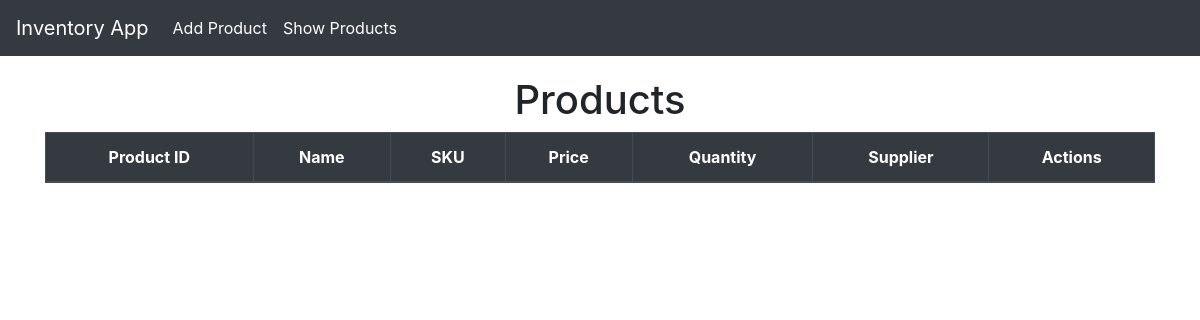
The page /list/ on the database as committed earlier.
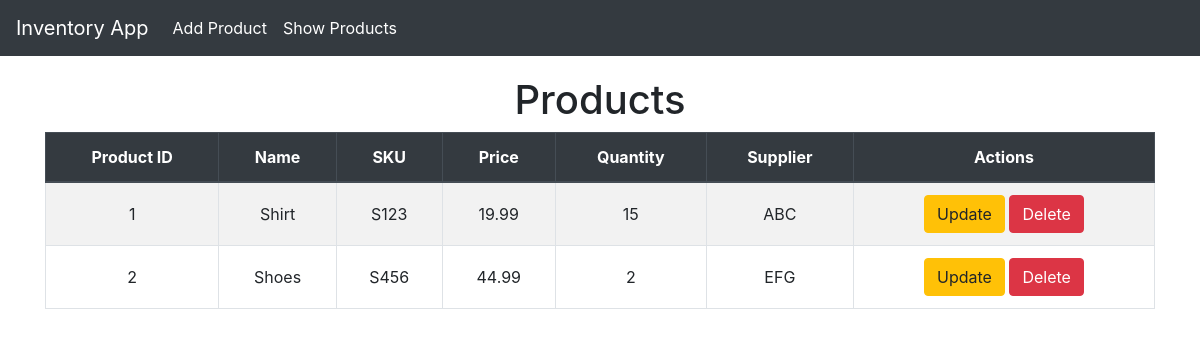
The same page on the database as committed later.
### Project/models.py (models this page shows, shortened)
class Product(models.Model):
    product_id = models.AutoField(primary_key=True)
    name = models.CharField(max_length=100)
    sku = models.CharField(max_length=50, unique=True)
    price = models.FloatField()
    quantity = models.IntegerField()
    supplier = models.CharField(max_length=100)

### Project/views.py (the view)
# urls.py: path('list/', views.product_list_view, name="Product_list"),
def product_list_view(request):
    products = Product.objects.all()
    return render(request, 'Project/product_list.html', {'products': products})

### Project/templates/Project/product_list.html (shortened to what this page needs)
{% extends "Project/layout.html" %}
{% block content %}
<h1 class="text-center">Products</h1>
<table class="table table-bordered table-striped text-center">
    <thead class="thead-dark">
        <tr>
            <th>Product ID</th>
            <th>Name</th>
            <th>SKU</th>
            <th>Price</th>
            <th>Quantity</th>
            <th>Supplier</th>
            <th>Actions</th>
        </tr>
    </thead>
    <tbody>
        {% for product in products %}
        <tr>
            <td>{{ product.product_id }}</td>
            <td>{{ product.name }}</td>
            <td>{{ product.sku }}</td>
            <td>{{ product.price }}</td>
            <td>{{ product.quantity }}</td>
            <td>{{ product.supplier }}</td>
            <td>
                <a href="{% url 'Product_update' product.product_id %}" class="btn btn-warning">
                    Update
                </a>
                <a href="{% url 'Product_delete' product.product_id %}" class="btn btn-danger">
                    Delete
                </a>
            </td>
        </tr>
        {% endfor %}
    </tbody>
</table>
{% endblock %}

### Project/templates/Project/layout.html (shortened to what this page needs)
<!DOCTYPE html>
<html lang="en">
<head>
    <link href="https://cdn.jsdelivr.net/npm/bootstrap@4.5.2/dist/css/bootstrap.min.css" rel="stylesheet">
</head>
<body>
    <nav class="navbar navbar-expand-lg navbar-dark fixed-top">
        <a href="{% url 'home' %}" class="navbar-brand">
            Inventory App
        </a>
        <div class="collapse navbar-collapse" id="navbarNav">
            <ul class="navbar-nav">
                <li class="nav-item">
                    <a href="{% url 'Product_create' %}" class="nav-link">Add Product</a>
                </li>
                <li class="nav-item">
                    <a href="{% url 'Product_list' %}" class="nav-link">Show Products</a>
                </li>
            </ul>
        </div>
    </nav>
    <div class="container">
        {% block content %}
        {% endblock %}
    </div>
</body>
</html>

### Project/templates/Project/layout.html (style rules this page uses)
body { padding-top: 56px; }
.navbar { background-color: #343a40; }
.navbar-brand, .nav-link { color: #fff !important; }
.container { margin-top: 20px; }
.table th, .table td { vertical-align: middle; }

Rows that differ between the two databases and show on the page:
added Product: product_id "1", name "Shirt", sku "S123", price "19.99", quantity "15", supplier "ABC"
added Product: product_id "2", name "Shoes", sku "S456", price "44.99", quantity "2", supplier "EFG"
